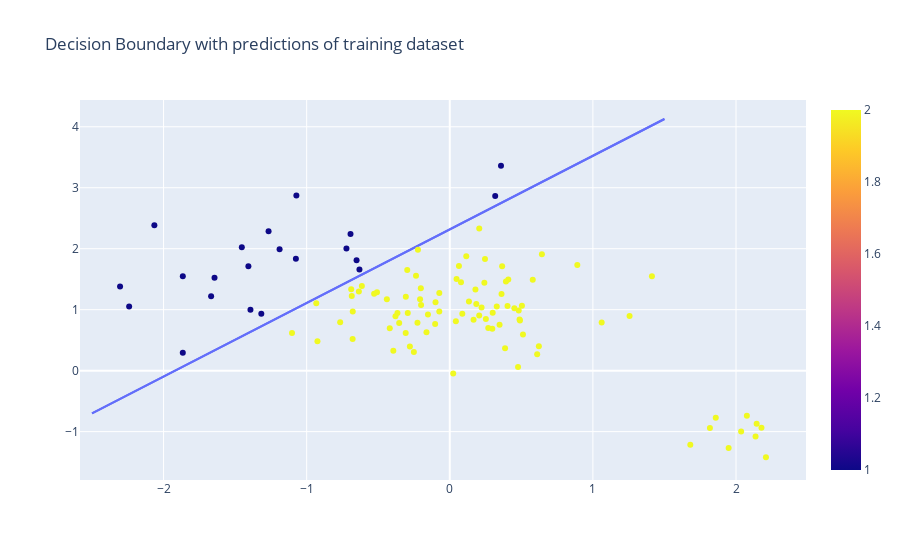

Write notebook code for a chart like this one.
### Code cell
fig1_outliers = px.line(pd.DataFrame(dict(x1=x1, x2=x2)), x='x1', y='x2')
fig2_outliers = px.scatter(pd.DataFrame(dict(prediction=2-t_train_outliers_pred, x1 = np.concatenate((X, X_outliers))[:,1], x2 = np.concatenate((X, X_outliers))[:,2])),x='x1', y='x2', color='prediction')
fig_boundary_outliers = go.Figure(data = fig1.data + fig1_outliers.data + fig2_outliers.data)
fig_boundary_outliers.update_layout(dict(title='Decision Boundary with predictions of training dataset'))
fig_boundary_outliers.show()

### Figure 1 — Plotly figure (JSON) as saved in the notebook; plotly's stock layout.template omitted (floating-point values rounded to 4 significant figures)
{"data": [{"hovertemplate": "x1=%{x}<br>x2=%{y}<extra></extra>", "legendgroup": "", "line": {"color": "#636efa", "dash": "solid"}, "marker": {"symbol": "circle"}, "mode": "lines", "name": "", "orientation": "v", "showlegend": false, "type": "scatter", "x": [-2.5, -2.056, -1.611, -1.167, -0.7222, -0.2778, 0.1667, 0.6111, 1.056, 1.5], "xaxis": "x", "y": [-0.6994, -0.1631, 0.3732, 0.9095, 1.446, 1.982, 2.518, 3.055, 3.591, 4.127], "yaxis": "y"}, {"hovertemplate": "x1=%{x}<br>x2=%{y}<extra></extra>", "legendgroup": "", "line": {"color": "#636efa", "dash": "solid"}, "marker": {"symbol": "circle"}, "mode": "lines", "name": "", "orientation": "v", "showlegend": false, "type": "scatter", "x": [-2.5, -2.056, -1.611, -1.167, -0.7222, -0.2778, 0.1667, 0.6111, 1.056, 1.5], "xaxis": "x", "y": [-0.6994, -0.1631, 0.3732, 0.9095, 1.446, 1.982, 2.518, 3.055, 3.591, 4.127], "yaxis": "y"}, {"hovertemplate": "x1=%{x}<br>x2=%{y}<br>prediction=%{marker.color}<extra></extra>", "legendgroup": "", "marker": {"color": [1, 2, 2, 2, 1, 2, 2, 1, 2, 2, 2, 2, 2, 2, 1, 2, 2, 2, 2, 2, 2, 2, 2, 2, 2, 2, 2, 2, 2, 2, 2, 1, 1, 2, 1, 2, 2, 2, 2, 2, 2, 2, 2, 2, 2, 2, 1, 2, 2, 2, 2, 2, 1, 2, 2, 1, 2, 2, 2, 2, 2, 2, 2, 2, 2, 1, 2, 2, 1, 1, 2, 2, 2, 2, 2, 2, 2, 2, 2, 2, 1, 1, 2, 1, 2, 2, 2, 2, 2, 2, 2, 2, 2, 2, 1, 1, 1, 1, 2, 1, 2, 2, 2, 2, 2, 2, 2, 2, 2, 2], "coloraxis": "coloraxis", "symbol": "circle"}, "mode": "markers", "name": "", "orientation": "v", "showlegend": false, "type": "scatter", "x": [-0.7222, -0.9247, -0.766, -0.07329, -1.393, -0.2022, 0.4817, -1.866, -0.1525, 0.3864, 0.08758, -0.1629, 0.2056, -0.6789, -0.6313, 0.4514, -0.3794, -0.6781, -0.6354, -0.3945, 0.3615, -0.5287, -0.2511, 0.07829, -0.5086, 0.4089, -0.3656, 1.413, 0.1854, -0.236, -0.6143, -2.304, -1.644, -0.09963, -1.866, 0.2971, 0.2416, -0.3081, -0.2973, 0.04255, -0.2935, 0.04722, 0.5114, -0.4398, 0.5797, -0.2259, -1.317, 0.4034, 0.06398, -0.2005, 0.1792, -0.6848, -1.266, -0.07323, -0.2788, -1.668, -0.9328, -0.2225, -0.4193, -0.1023, 0.246, 0.477, 0.1661, 0.3925, 0.2688, -1.189, -0.3535, 0.206, 0.3579, -1.075, 0.6107, 0.3478, 0.134, 0.4875, 0.3281, -0.3071, 0.6225, 0.02392, 1.256, -0.2078, -1.072, -1.407, 0.6437, -1.453, 0.8912, 0.2521, 0.5042, 0.2999, 0.4904, 1.061, 0.3659, -1.102, 0.1153, 0.2222, 0.3175, -0.6936, -0.6514, -2.24, -0.6888, -2.064, 1.949, 2.178, 2.036, 1.818, 2.076, 2.144, 1.859, 2.209, 2.137, 1.681], "xaxis": "x", "y": [2.004, 0.4837, 0.7943, 0.9699, 0.9997, 1.35, 0.9844, 1.548, 0.9225, 0.3663, 0.9324, 0.6305, 0.9027, 0.5193, 1.661, 1.023, 0.8925, 0.9694, 1.299, 0.3272, 1.259, 1.261, 0.3042, 1.449, 1.288, 1.495, 0.9434, 1.549, 1.095, 1.555, 1.389, 1.381, 1.522, 1.122, 0.293, 0.6859, 1.443, 0.6168, 1.65, 0.809, 0.9441, 1.505, 0.5909, 1.172, 1.492, 0.7871, 0.9323, 1.062, 1.718, 1.075, 1.331, 1.226, 2.286, 1.271, 0.3962, 1.22, 1.106, 1.983, 0.6952, 0.7653, 1.83, 0.06119, 0.8327, 1.462, 0.6986, 1.992, 0.7811, 2.33, 3.358, 1.833, 0.2676, 0.7545, 1.132, 0.8396, 1.054, 1.211, 0.3983, -0.04733, 0.8962, 1.172, 2.872, 1.713, 1.908, 2.022, 1.732, 0.8487, 1.063, 0.9508, 0.8219, 0.7881, 1.711, 0.6187, 1.878, 1.037, 2.866, 2.242, 1.809, 1.05, 1.337, 2.385, -1.271, -0.9384, -0.997, -0.9427, -0.7391, -0.87, -0.7719, -1.421, -1.079, -1.218], "yaxis": "y"}], "layout": {"title": {"text": "Decision Boundary with predictions of training dataset"}}}
